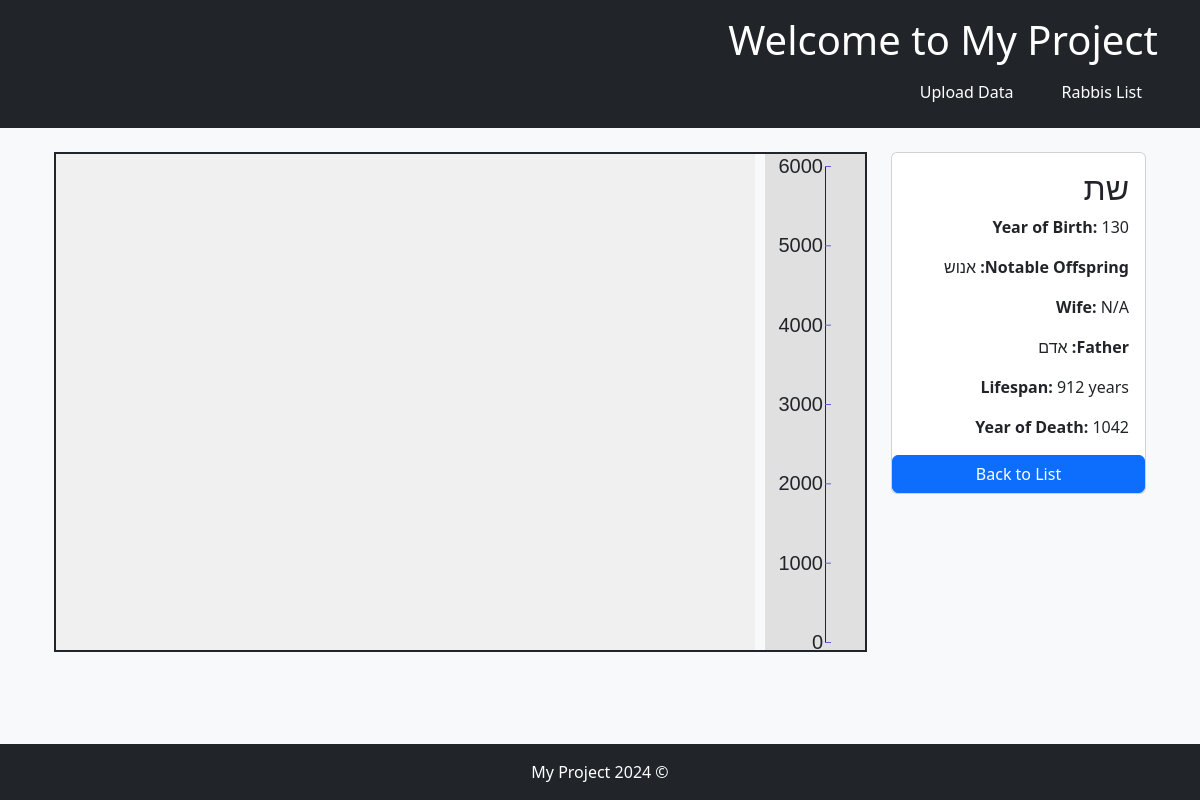
The app's page /rabbis/858/ with its own data.
### rabbis/models.py (models this page shows, shortened)
class Person(models.Model):
    unique_id = models.UUIDField(default=uuid.uuid4, editable=False, unique=True)
    name = models.CharField(max_length=255)
    birth_year = models.IntegerField(blank=True, null=True)
    lifespan = models.IntegerField(blank=True, null=True)
    wife = models.ManyToManyField('self', blank=True, related_name='husbands', symmetrical=False)
    notable_offspring = models.ManyToManyField('self', blank=True, related_name='parents', symmetrical=False)
    father = models.ForeignKey('self', on_delete=models.SET_NULL, null=True, blank=True, related_name='children')
    @property
    def death_year(self):
        return self.birth_year + self.lifespan if self.birth_year and self.lifespan else None

### rabbis/views.py (the view)
# urls.py: path('<int:rabbi_id>/', views.rabbi_detail, name='rabbi_detail'),
def rabbi_detail(request, rabbi_id):
    rabbi = Person.objects.get(id=rabbi_id)
    return render(request, 'rabbis/rabbi_detail.html', {'rabbi': rabbi})

### rabbis/templates/rabbis/rabbi_detail.html (shortened to what this page needs)
{% extends 'rabbis/base.html' %}
{% load static %}
{% block content %}
<div class="container">
  <div class="row">
    <div class="col-md-3">
      <div class="card mb-4">
        <div class="card-body">
          <h2 class="card-title">{{ rabbi.name }}</h2>
          <p class="card-text"><strong>Year of Birth:</strong> {{ rabbi.birth_year }}</p>
          <p class="card-text"><strong>Notable Offspring:</strong>
            {% if rabbi.notable_offspring.all %}
              {% for offspring in rabbi.notable_offspring.all %}
                {{ offspring.name }}{% if not forloop.last %}, {% endif %}
              {% endfor %}
            {% else %}
              N/A
            {% endif %}
          </p>
          <p class="card-text"><strong>Wife:</strong>
            {% if rabbi.wife.all %}
              {% for wife in rabbi.wife.all %}
                {{ wife.name }}{% if not forloop.last %}, {% endif %}
              {% endfor %}
            {% else %}
              N/A
            {% endif %}
          </p>
          <p class="card-text"><strong>Father:</strong>
            {% if rabbi.father %}
              {{ rabbi.father.name }}
            {% else %}
              N/A
            {% endif %}
          </p>
          <p class="card-text"><strong>Lifespan:</strong> {{ rabbi.lifespan }} years</p>
          <p class="card-text"><strong>Year of Death:</strong>
            {% if rabbi.death_year %}
              {{ rabbi.death_year }}
            {% else %}
              N/A
            {% endif %}
          </p>
        </div>
        <a href="{% url 'rabbi_list' %}" class="btn btn-primary">Back to List</a>
      </div>
    </div>
    <div class="col-md-9">
      <div class="graph-container">
        <div id="timeline"></div>
        <div id="graph"></div>
      </div>
    </div>
  </div>
</div>
{% endblock %}

### rabbis/static/rabbis/css/styles.css (style rules this page uses)
body { font-family: 'Segoe UI', Tahoma, Geneva, Verdana, sans-serif; background-color: #f8f9fa; color: #212529; padding-bottom: 60px; direction: rtl; text-align: right; }
.card { margin-bottom: 1.5rem; text-align: right; }
.graph-container { display: flex; gap: 10px; justify-content: flex-start; border: 2px solid #212529; margin-bottom: 20px; position: relative; height: 500px; overflow: hidden; }
#timeline { width: 100px; height: 100%; background-color: #e0e0e0; position: relative; }
#graph { flex-grow: 1; height: 100%; background-color: #f0f0f0; position: relative; overflow: hidden; cursor: grab; }

### records on screen
Person: name "שת", birth_year "130", father.name "אדם", lifespan "912", death_year "1042"
Person: name "אנוש"
